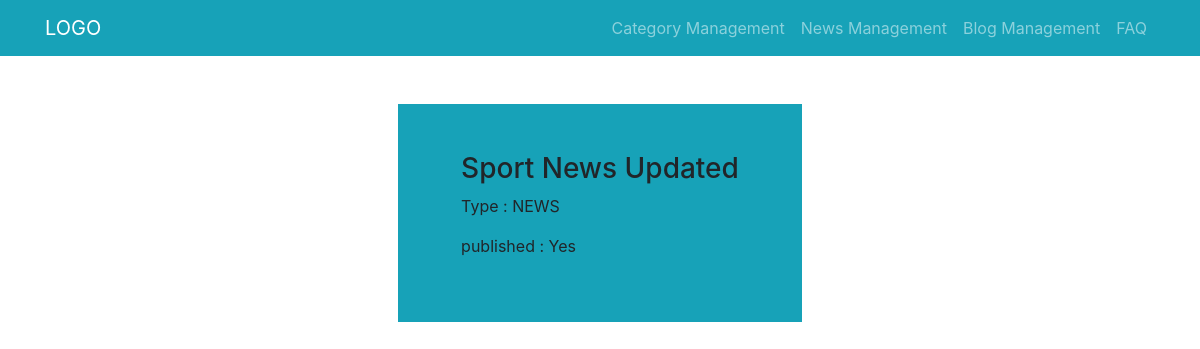
The app's page /category_management/1, older data.
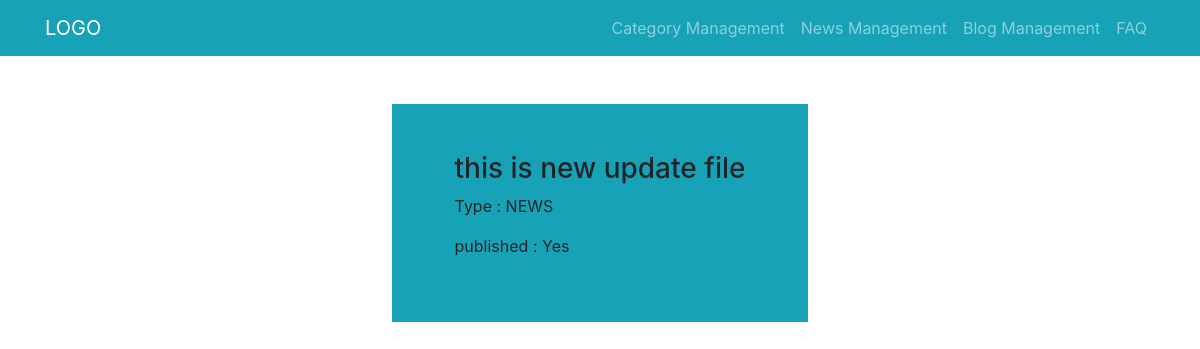
The same page, newer data.
### category_management/models.py (models this page shows, shortened)
class Category(models.Model):
    class Meta:
        db_table = 'category'
    id = models.AutoField(primary_key=True)
    name = models.CharField(max_length=150)
    type = models.CharField(max_length=300, choices = CHOICES)
    published = models.CharField(max_length=300, choices = PUBLISHED_CHOICES)

### category_management/views.py (the view)
# urls.py: path("<int:pk>", CategoryDetailedView.as_view(), name="category_detail_view"),
class CategoryDetailedView(DetailView):
    model = Category
    template_name = 'category_management/detail_view.html'
    context_object_name = 'category_detail'

### templates/category_management/detail_view.html (shortened to what this page needs)
{% extends 'base.html' %}
{% block content %}
<div class="container">
  <div class="row justify-content-md-center pt-5">
    <div class="col-md-8  d-flex justify-content-md-center">
      <div class="info bg-info p-5">
        <div class="col-12">
          <h3>{{category_detail.name}}</h3>
        </div>
        <div class="col-12">
          <p>Type : {{category_detail.type}}</p>
        </div>
        <div class="col-12">
          <p>published : {{category_detail.published}}</p>
        </div>
      </div>
    </div>
  </div>
</div>
{% endblock %}

Row changes from the older to the newer data that the page shows:
changed Category "NEWS": name "Sport News Updated" → "this is new update file"
